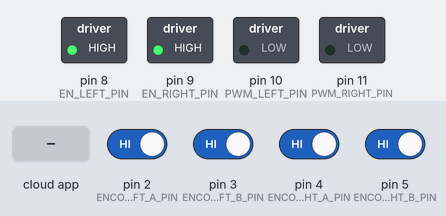
Bench run of a sketch on a simulated Arduino Uno, built with avr-gcc and run on an emulated ATmega328P. Shown: switched loads named in the sketch (green lamp = pin HIGH). Inputs (shaded band) come from the test bench; at power-on: pin 2 (ENCODER_LEFT_A_PIN), pin 3 (ENCODER_LEFT_B_PIN), pin 4 (ENCODER_RIGHT_A_PIN), pin 5 (ENCODER_RIGHT_B_PIN) HIGH. The ROS host is connected and sends only what is stated.

Above: at 1.2 s.
1.3 s: the phone or cloud app sets linear.x to -100
At 1.8 s:
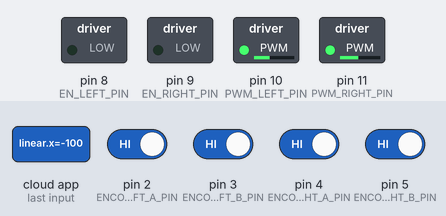
2.8 s: the phone or cloud app sets angular.z to -100
At 4.0 s:
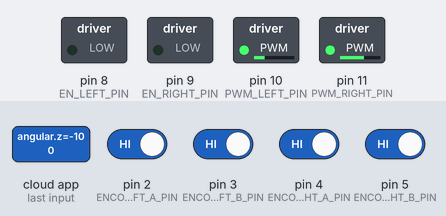
4.3 s: the phone or cloud app sets linear.x to 0
At 5.3 s:
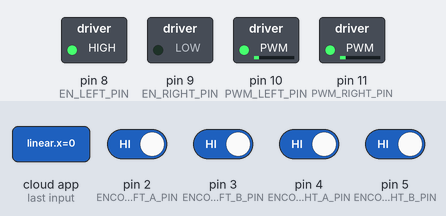
5.8 s: the phone or cloud app sets angular.z to 100
At 6.4 s:
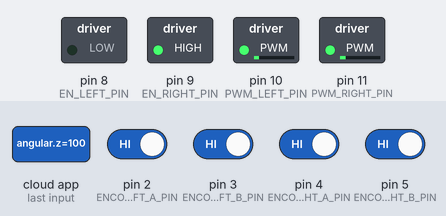
7.3 s: the phone or cloud app sets linear.x to 100
At 7.6 s:
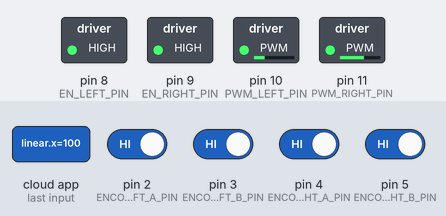
8.8 s: the phone or cloud app sets angular.z to 0
At 9.9 s:
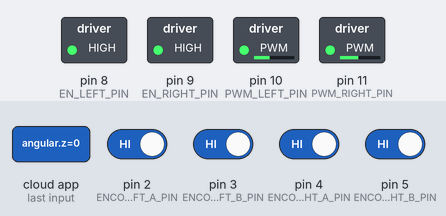
Timing chart, 0 to 11.3 s (numbered marks = the images above; inputs shaded):
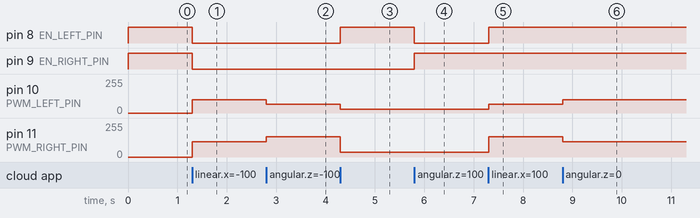

Measured:
- after the input at 1.3 s, pin 8 (EN_LEFT_PIN), pin 9 (EN_RIGHT_PIN): HIGH → LOW at once; pin 10 (PWM_LEFT_PIN): 0/255 → 98/255 at once; pin 11 (PWM_RIGHT_PIN): 0/255 → 115/255 at once
- after the input at 2.8 s, pin 10 (PWM_LEFT_PIN): 98/255 → 67/255 at once; pin 11 (PWM_RIGHT_PIN): 115/255 → 152/255 at once
- after the input at 4.3 s, pin 8 (EN_LEFT_PIN): LOW → HIGH at once; pin 10 (PWM_LEFT_PIN): 67/255 → 30/255 at once; pin 11 (PWM_RIGHT_PIN): 152/255 → 36/255 at once
- after the input at 5.8 s, pin 8 (EN_LEFT_PIN): HIGH → LOW at once; pin 9 (EN_RIGHT_PIN): LOW → HIGH at once
- after the input at 7.3 s, pin 8 (EN_LEFT_PIN): LOW → HIGH at once; pin 10 (PWM_LEFT_PIN): 30/255 → 67/255 at once; pin 11 (PWM_RIGHT_PIN): 36/255 → 152/255 at once
- after the input at 8.8 s, pin 10 (PWM_LEFT_PIN): 67/255 → 98/255 at once; pin 11 (PWM_RIGHT_PIN): 152/255 → 115/255 at once

The sketch:

arduino_ROS_combined_motor_encoder01.ino
```cpp
//the following code is to setup an arduino node in ROS called /serial.node
//that subscribes to the cmd_vel topic and writes PWM signals to the motor drivers
//& publishes to a new topic "encoderCounts" the encoder counts from the left and right
//wheel encoders with quadrature. (Arduino Board: Arduino Uno R3)

//NOTES: This code does NOT use Interrupts.Ensure tires are properly inflated to minimize slippage
//between tire and hub. Arduino Uno only has 2 external interrupt pins: digital pins 2 and 3.
//Maybe can't use interrupts properly since I would need 4 pins: leftA, leftB, rightA, rightB
//?upgrade this code with ISR (Interrupt Service Routine)?

//?upgrade this code with ISR (Interrupt Service Routine)?

//parts of code from:
//https://playground.arduino.cc/Main/RotaryEncoders/ &
//https://howtomechatronics.com/tutorials/arduino/rotary-encoder-works-use-arduino/

//Created/Modified by:
//Author: Shymon Sumiyoshi
//Date: 2021-02-07

//encoder attachd to motor IG42 24VDC Geared Motor, item# TD-044-240
//with gear head (1:24): rated torque 8kg-cm, rated speed 246rpm, rated current < 2.1A
//stall torque ?103.2kg-cm?, stall current 13A, no load current < 0.5A

//encoder is 2 Channel Hall Effect Magnetic Encoder (incremental rotary encoder)
//5cpr without quadrature & gear ratio / with quadrature & gear ratio, 480cpr (= 5x4x24)
//6 wires coming from geared motor:
//1) Black: -Motor
//2) Red: +Motor
//3) Brown: Hall Sensor Vcc (use 5VDC but can be anywhere between 3.5-20VDC)
//4) Green: Hall Sensor GND
//5) Blue: Hall Sensor A Vout   //need 1K ohm pull up resistor here, but I'll use the arduino's internal pull-up resistor
//6) Purple: Hall Sensor B Vout //need 1K ohm pull up resistor here, but I'll use the arduino's internal pull-up resistor


#include "Arduino.h"
#include <ros.h>
#include <geometry_msgs/Twist.h>  //for subscribing to messages from the "cmd_vel" topic
#include <std_msgs/Int16.h> //for publishing encoder count messages to the "encoders" topic


//motor constants
#define MULTIPLIER_STRAIGHT_LEFTWHEEL 20.00
#define MULTIPLIER_STRAIGHT_RIGHTWHEEL 23.50
//#define MULTIPLIER_TURN_RIGHTWHEEL 15.00
//#define MUTLIPLIER_TURN_LEFTWHEEL 12.00

//wheel_rad is the wheel radius in meters, wheel_sep is separation distance between the wheels in meters
//I measured wheel_rad=8"=0.2032m, wheel_sep=24.75"=0.62865m
#define WHEEL_RAD 0.2032
#define WHEEL_SEP 0.62865

//motor pins
#define EN_LEFT_PIN 8 //left motor forward enable pin; will output HIGH when left wheel is rotating forward and LOW when left wheel is rotating backward
#define PWM_LEFT_PIN 10 //left PWM pin
#define EN_RIGHT_PIN 9  //right motor forward enable pin; will output HIGH when right wheel is rotating forward and LOW when right wheel is rotating backward
#define PWM_RIGHT_PIN 11  //right PWM pin

//encoder pins
#define ENCODER_LEFT_A_PIN 2  //use blue wire from Left Encoder Hall Sensor A Vout
#define ENCODER_LEFT_B_PIN 3  //use purple wire from Left Encoder Hall Sensor B Vout
#define ENCODER_RIGHT_A_PIN 4 //use blue wire from Right Encoder Hall Sensor A Vout
#define ENCODER_RIGHT_B_PIN 5 //use purple wire from Right Encoder Hall Sensor B Vout


//set to HIGH for testing/debugging. set to LOW under normal operation to speed up program
//(any serial communication really slows down the program)
//bool serialEnable = LOW;


//motor variables
//speed_left and speed_right are the speed values for the left and right wheels respectively
float speed_left = 0;
float speed_right=0;
//float lowSpeedLimitAbs = 50;    //?needed?
//float highSpeedLimitAbs = 150;  //?needed?
//declare variables for linear speed and angular speed and initialize to zero
float speed_ang=0;
float speed_lin=0;


//encoder variables
//note to self: could use "long" instead of "int" for lEncPos and rEncPos below; "long" stores a 32-bit or 4-byte value,
//which yields -2,147,483,648 to 2,147,483,647 (-2^31 to (2^31 - 1)). For 480cpr, this is approx 4,473,924.3 revolutions = 2,147,483,647/480
int lEncPos = 0;  //note: "int" here stores a 16-bit or 2-byte value, which yields -32,768 to 32,767 (-2^15 to (2^15 - 1)). For 480cpr, this is approx 68.3 revolutions = 32,767/480
bool lEncAStateCurrent;
bool lEncAStateLast;
bool lEncBStateCurrent;
bool lEncBStateLast;

int rEncPos = 0;  //note: "int" here stores a 16-bit or 2-byte value, which yields -32768 to 32,767 (-2^15 to (2^15 - 1)). For 480cpr, this is approx 68.26 revolutions = 32,767/480
bool rEncAStateCurrent;
bool rEncAStateLast;
bool rEncBStateCurrent;
bool rEncBStateLast;


std_msgs::Int16 lCount_msg;
std_msgs::Int16 rCount_msg;

//create ROS node called "nh"; although in rqt_graph, it's listed as "/serial_node"
ros::NodeHandle nh;

//create a publisher called "lCount_publisher" that publishes a "lCount_msg" message of type Int16 variable to the "/lCount" topic
ros::Publisher lCount_publisher("lCount", &lCount_msg);
//create a publisher called "rCount_publisher" that publishes a "rCount_msg" message of type Int16 variable to the "rlCount" topic
ros::Publisher rCount_publisher("rCount", &rCount_msg);

//function called by motor_subscriber
void process_speeds( const geometry_msgs::Twist& cmd_vel_msg ){
  speed_ang = cmd_vel_msg.angular.z;
  speed_lin = cmd_vel_msg.linear.x;
  speed_left = (speed_lin/WHEEL_RAD) - ((speed_ang*WHEEL_SEP)/(2.0*WHEEL_RAD));
  speed_right = (speed_lin/WHEEL_RAD) + ((speed_ang*WHEEL_SEP)/(2.0*WHEEL_RAD));
}
//create a subscriber called "motor_subscriber" for the node nh, which subscribes to the
//"cmd_vel" topic and calls the function above "process_speeds" to process the Twist message
//read on the "cmd_vel" topic
ros::Subscriber<geometry_msgs::Twist> motor_subscriber( "cmd_vel", &process_speeds );


//arduino function declarations for motors
void motors_init();
//void motors(int speed_left, int speed_right);
void motorLeft(float speed_left);
void motorRight(float speed_right);

//arduino function declarations for encoders
/*void serialReset();  //for testing/debugging
void serialPrintBothPos(int lEncPos, int rEncPos);  //for testing/debugging */
void encoders_init();


//arduino function definitions for motors
void motors_init(){
  pinMode(EN_LEFT_PIN, OUTPUT);
  pinMode(PWM_LEFT_PIN, OUTPUT);
  pinMode(EN_RIGHT_PIN, OUTPUT);
  pinMode(PWM_RIGHT_PIN, OUTPUT);

  digitalWrite(EN_LEFT_PIN, LOW);
  digitalWrite(PWM_LEFT_PIN, LOW);
  digitalWrite(EN_RIGHT_PIN, LOW);
  digitalWrite(PWM_RIGHT_PIN, LOW);
}

/*void motors(int speed_left, int speed_right){
 //robot forwards
 if (speed_left >= 0 && speed_right >= 0){
     digitalWrite(EN_LEFT_PIN, HIGH);
     analogWrite(PWM_LEFT_PIN, speed_left*MULTIPLIER_STRAIGHT_LEFTWHEEL);
     digitalWrite(EN_RIGHT_PIN, HIGH);
     analogWrite(PWM_RIGHT_PIN, speed_right*MULTIPLIER_STRAIGHT_RIGHTWHEEL);
 }
 //robot backwards
 if (speed_left < 0 && speed_right < 0){
     digitalWrite(EN_LEFT_PIN, LOW);
     analogWrite(PWM_LEFT_PIN, speed_left*MULTIPLIER_STRAIGHT_LEFTWHEEL);
     digitalWrite(EN_RIGHT_PIN, LOW);
     analogWrite(PWM_RIGHT_PIN, speed_right*MULTIPLIER_STRAIGHT_RIGHTWHEEL);
 }
 //robot turn left
 if (speed_left < 0 && speed_right > 0){
     digitalWrite(EN_LEFT_PIN, LOW);
     analogWrite(PWM_LEFT_PIN, speed_left*MULTIPLIER_TURN_
void serialReset();  //for testing/debugging
void serialPrintBothPos(int lEncPos, int rEncPos);  //for testing/debuggingLEFTWHEEL);
     digitalWrite(EN_RIGHT_PIN, HIGH);
     analogWrite(PWM_RIGHT_PIN, speed_right*MULTIPLIER_TURN_RIGHTWHEEL);
 }
//robot turn right
 if (speed_left > 0 && speed_right < 0){
     digitalWrite(EN_LEFT_PIN, HIGH);
     analogWrite(PWM_LEFT_PIN, speed_left*MULTIPLIER_TURN_LEFTWHEEL);
     digitalWrite(EN_RIGHT_PIN, LOW);
     analogWrite(PWM_RIGHT_PIN, speed_right*MULTIPLIER_TURN_RIGHTWHEEL);
 }
 //robot stop
 if (speed_left == 0 && speed_right == 0){
     digitalWrite(EN_LEFT_PIN, HIGH);
     analogWrite(PWM_LEFT_PIN, speed_left*MULTIPLIER_STRAIGHT_LEFTWHEEL);
     digitalWrite(EN_RIGHT_PIN, HIGH);
     analogWrite(PWM_RIGHT_PIN, speed_right*MULTIPLIER_STRAIGHT_RIGHTWHEEL);
 }
}*/

void motorLeft(float speed_left){
 if (speed_left >= 0){
     digitalWrite(EN_LEFT_PIN, HIGH);
     analogWrite(PWM_LEFT_PIN, speed_left);
 }
 if (speed_left < 0){
     digitalWrite(EN_LEFT_PIN, LOW);
     analogWrite(PWM_LEFT_PIN, abs(speed_left));
 }
}

void motorRight(float speed_right){
 if (speed_right >= 0){
     digitalWrite(EN_RIGHT_PIN, HIGH);
     analogWrite(PWM_RIGHT_PIN, speed_right);
 }
 if (speed_right < 0){
     digitalWrite(EN_RIGHT_PIN, LOW);
     analogWrite(PWM_RIGHT_PIN, abs(speed_right));
 }
}
//create a publisher called "lCount_publisher" that publishes a "lCount_msg" message of type Int16 variable to the "/lCount" topic

//arduino function definitions for encoders
/*void serialReset(){//create a publisher called "lCount_publisher" that publishes a "lCount_msg" message of type Int16 variable to the "/lCount" topic
  if(Serial.read() == 'r') {
    lEncPos = 0;
    rEncPos = 0;
    Serial.println("Left and Right Positions Reset to Zero");
  }
}

//***NOTE TO SELF: minimize using Serial.print() since it takes many compute cycles & slows down everything
void serialPrintBothPos(int lEncPos, int rEncPos){
  Serial.print("Left: ");
  Serial.print(lEncPos);
  Serial.print(",   Right: ");
  Serial.println(rEncPos);
}*/

void encoders_init(){
  pinMode(ENCODER_LEFT_A_PIN, INPUT_PULLUP);  //set pin as input and turn on pull-up resistor (Signal needs pull-up resistor)
  pinMode(ENCODER_LEFT_B_PIN, INPUT_PULLUP);  //set pin as input and turn on pull-up resistor (Signal needs pull-up resistor)
  pinMode(ENCODER_RIGHT_A_PIN, INPUT_PULLUP); //set pin as input and turn on pull-up resistor (Signal needs pull-up resistor)
  pinMode(ENCODER_RIGHT_B_PIN, INPUT_PULLUP); //set pin as input and turn on pull-up resistor (Signal needs pull-up resistor)
/*
  digitalWrite(ENCODER_LEFT_A_PIN, HIGH); //turn on pull-up resistor (Signal needs pull-up resistor)
  digitalWrite(ENCODER_LEFT_B_PIN, HIGH); //turn on pull-up resistor (Signal needs pull-up resistor)
  digitalWrite(ENCODER_RIGHT_A_PIN, HIGH);  //turn on pull-up resistor (Signal needs pull-up resistor)
  digitalWrite(ENCODER_RIGHT_B_PIN, HIGH);  //turn on pull-up resistor (Signal needs pull-up resistor)
*/
  lEncAStateLast = digitalRead(ENCODER_LEFT_A_PIN);
  lEncBStateLast = digitalRead(ENCODER_LEFT_B_PIN);
  rEncAStateLast = digitalRead(ENCODER_RIGHT_A_PIN);
  rEncBStateLast = digitalRead(ENCODER_RIGHT_B_PIN);
}


void setup(){
  motors_init();  //initialize the needed motor pins

  nh.initNode();  //initialize node nh created way above
  nh.advertise(lCount_publisher);
  nh.advertise(rCount_publisher);
  nh.subscribe(motor_subscriber); //get the node nh to start subscribing to the "cmd_vel" topic

  encoders_init();  //initialize the needed encoder pins and variables

/*  if(serialEnable == HIGH){
    Serial.begin(9600);
  }*/
}


void loop(){
/*  if(serialEnable == HIGH){
    if (Serial.available() > 0) {
      serialReset();
    }
  }*/


  //LEFT wheel
  lEncAStateCurrent = digitalRead(ENCODER_LEFT_A_PIN);
  lEncBStateCurrent = digitalRead(ENCODER_LEFT_B_PIN);

  //check if there has been a HIGH-->LOW or LOW-->HIGH transition of LEFT wheel A signal
  if (lEncAStateCurrent != lEncAStateLast) {
    //compare LEFT wheel A and B signals; if they are DIFFERENT then LEFT wheel has moved FORWARD (CCW looking at left wheel shaft)
    if (lEncAStateCurrent != lEncBStateCurrent) {
      lEncPos++;
    }
    else {
      lEncPos--;
    }
    lCount_msg.data = lEncPos;
    lCount_publisher.publish(&lCount_msg);

    /*if(serialEnable == HIGH){
      //only print left wheel encoder count if it is a multiple of 120 (1 wheel revolution should be 480)
      //(I want to check how much the Serial.print() function slows down the program)
      if(lEncPos%120 == 0){serialPrintBothPos(lEncPos, rEncPos);}

      //serialPrintBothPos(lEncPos, rEncPos);
    }*/
  }
  lEncAStateLast = lEncAStateCurrent;

  //check if there has been a HIGH-->LOW or LOW-->HIGH transition of LEFT wheel B signal
  if (lEncBStateCurrent != lEncBStateLast) {
    //compare LEFT wheel A and B signals; if they are the SAME then LEFT wheel has moved FORWARD (CCW looking at left wheel shaft)
    if (lEncAStateCurrent == lEncBStateCurrent) {
      lEncPos++;
    }
    else {
      lEncPos--;
    }
    lCount_msg.data = lEncPos;
    lCount_publisher.publish(&lCount_msg);

    /*if(serialEnable == HIGH){
      //only print left wheel encoder count if it is a multiple of 120 (1 wheel revolution should be 480)
      //(I want to check how much the Serial.print() function slows down the program)
      if(lEncPos%120 == 0){serialPrintBothPos(lEncPos, rEncPos);}

      //serialPrintBothPos(lEncPos, rEncPos);
    }*/
  }
  lEncBStateLast = lEncBStateCurrent;


  //RIGHT wheel
  rEncAStateCurrent = digitalRead(ENCODER_RIGHT_A_PIN);
  rEncBStateCurrent = digitalRead(ENCODER_RIGHT_B_PIN);

  //check if there has been a HIGH-->LOW or LOW-->HIGH transition of RIGHT wheel A signal
  if (rEncAStateCurrent != rEncAStateLast) {
    //compare RIGHT wheel A and B signals; if they are DIFFERENT then RIGHT wheel has moved BACKWARD (CCW looking at left wheel shaft)
    if (rEncAStateCurrent != rEncBStateCurrent) {
      rEncPos--;
    }
    else {
      rEncPos++;
    }
    rCount_msg.data = rEncPos;
    rCount_publisher.publish(&rCount_msg);

    /*if(serialEnable == HIGH){
      //only print right wheel encoder count if it is a multiple of 120 (1 wheel revolution should be 480)
      //(I want to check how much the Serial.print() function slows down the program)
      if(rEncPos%120 == 0){serialPrintBothPos(lEncPos, rEncPos);}

      //serialPrintBothPos(lEncPos, rEncPos);
    }*/

  }
  rEncAStateLast = rEncAStateCurrent;

  //check if there has been a HIGH-->LOW or LOW-->HIGH transition of RIGHT wheel B signal
  if (rEncBStateCurrent != rEncBStateLast) {
    //compare RIGHT wheel A and B signals; if they are the SAME then RIGHT wheel has moved BACKWARD (CCW looking at left wheel shaft)
    if (rEncAStateCurrent == rEncBStateCurrent) {
      rEncPos--;
    }
    else {
      rEncPos++;
    }
    rCount_msg.data = rEncPos;
    rCount_publisher.publish(&rCount_msg);

    /*if(serialEnable == HIGH){
      //only print right wheel encoder count if it is a multiple of 120 (1 wheel revolution should be 480)
      //(I want to check how much the Serial.print() function slows down the program)
      if(rEncPos%120 == 0){serialPrintBothPos(lEncPos, rEncPos);}

      //serialPrintBothPos(lEncPos, rEncPos);
    }*/
  }
  rEncBStateLast = rEncBStateCurrent;


  //motors(speed_left, speed_right);
  motorLeft(speed_left*MULTIPLIER_STRAIGHT_LEFTWHEEL);
  motorRight(speed_right*MULTIPLIER_STRAIGHT_RIGHTWHEEL);

  nh.spinOnce(); //?needed?
}
```
